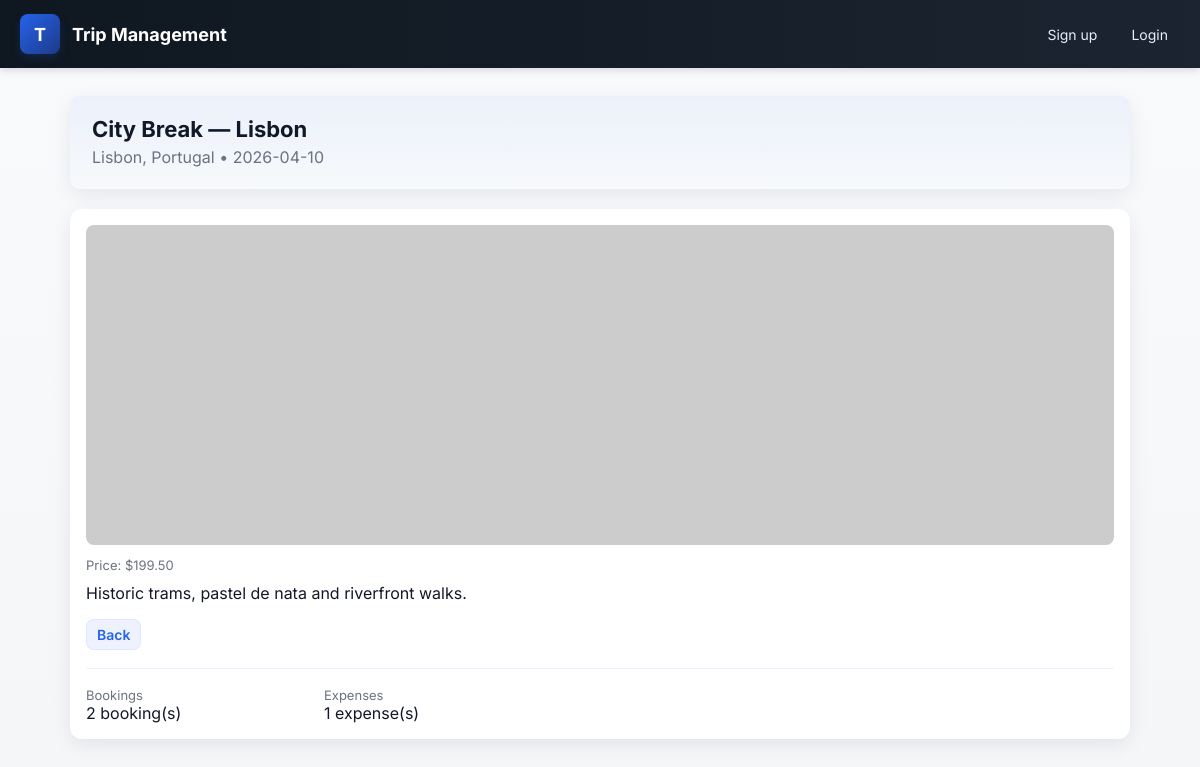
Page /trip/2 on the committed database.
### models.py (models this page shows, shortened)
class BaseRecord:
    """Behaviour/methods common to domain records (example of encapsulation)."""

class Trip(Base, BaseRecord):
    __tablename__ = "trips"
    id = Column(Integer, primary_key=True, index=True)
    title = Column(String(200), nullable=False)
    destination = Column(String(200), nullable=True)
    date = Column(String(50), nullable=True)
    description = Column(Text, nullable=True)
    price = Column(Float, nullable=True)
    bookings = relationship("Booking", back_populates="trip", cascade="all, delete-orphan")
    expenses = relationship("Expense", back_populates="trip", cascade="all, delete-orphan")

### app.py (the view)
@app.route("/trip/<int:id>")
def view_trip(id):
    trip = trip_svc.get(id)
    if not trip:
        flash("Trip not found.")
        return redirect(url_for("index"))
    bookings = booking_svc.list_for_trip(id)
    expenses = expense_svc.list_for_trip(id)
    return render_template("view_trip.html", trip=trip, bookings=bookings, expenses=expenses)

### app.py (called while the page is built)
@app.context_processor
def inject_user():
    user = None
    user_id = session.get("user_id")
    if user_id:
        user = auth_svc.get_user_by_id(user_id)
    return dict(current_user=user, csrf_token=generate_csrf)

### services.py (called while the page is built)
    def get(self, id: int) -> Optional[Trip]:
        return self.db.query(Trip).get(id)

    def list_for_trip(self, trip_id: int) -> List[Booking]:
        return self.db.query(Booking).filter(Booking.trip_id == trip_id).order_by(Booking.created_at.desc()).all()

    def list_for_trip(self, trip_id: int):
        return self.db.query(Expense).filter(Expense.trip_id == trip_id).order_by(Expense.created_at.desc()).all()

### templates/view_trip.html (shortened to what this page needs)
{% extends "base.html" %}
{% block content %}
<section class="hero" style="align-items:flex-end;">
  <div style="flex:1">
    <h1>{{ trip.title }}</h1>
    <p class="muted">{{ trip.destination or '—' }} • {{ trip.date or 'Date TBA' }}</p>
  </div>
</section>
<div class="card">
  <img class="hero-img" src="https://picsum.photos/seed/hero{{ trip.id }}/1200/420" alt="hero photo">
  <div class="meta">Price: {{ trip.price and ('$' ~ ('%.2f'|format(trip.price))) or 'N/A' }}</div>
  <p style="margin-top:8px;">{{ trip.description or 'No description provided.' }}</p>
  <div style="margin-top:12px">
    <a href="{{ url_for('index') }}" class="btn secondary">Back</a>
  </div>
  <hr style="margin:18px 0; border:none; border-top:1px solid #eef2ff;">
  <div style="display:flex; gap:18px; flex-wrap:wrap;">
    <div style="min-width:220px;">
      <div class="small muted">Bookings</div>
      <div>{{ bookings|length }} booking(s)</div>
    </div>
    <div style="min-width:220px;">
      <div class="small muted">Expenses</div>
      <div>{{ expenses|length }} expense(s)</div>
    </div>
  </div>
</div>
{% endblock %}

### static/style.css (style rules this page uses)
:root { --bg: #f4f6f8; --card: #ffffff; --muted: #6b7280; --accent: #2563eb; --danger: #dc2626; --nav: #0f1720; --glass: rgba(255,255,255,0.6); --radius: 10px; --shadow: 0 6px 20px rgba(16,24,40,0.08); --max-width: 1100px; }
* { box-sizing: border-box }
html,body { height:100% }
body { margin: 0; font-family: "Inter", system-ui, -apple-system, "Segoe UI", Roboto, "Helvetica Neue", Arial; background: linear-gradient(180deg,#f8fafc 0%, var(--bg) 100%); color: #111827; -webkit-font-smoothing:antialiased; -moz-osx-font-smoothing:grayscale; }
.hero { background: linear-gradient(180deg, rgba(37,99,235,0.06), transparent); border-radius: var(--radius); padding: 22px; margin: 20px 0; display:flex; gap:20px; align-items:center; box-shadow: var(--shadow); }
.hero h1 { margin:0; font-size:22px; line-height:1.05; }
.hero p { margin:6px 0 0; color:var(--muted) }
.card .hero-img { width:100%; height:320px; object-fit:cover; border-radius:8px; margin-bottom:12px; display:block; }
.card { background: var(--card); border-radius: 12px; padding: 16px; box-shadow: var(--shadow); transition: transform .12s, box-shadow .12s; overflow:hidden; }
.card .meta { color:var(--muted); font-size:13px; margin-bottom:10px; }
.btn { display:inline-block; padding:8px 14px; background:var(--accent); color:white; border-radius:8px; text-decoration:none; font-weight:600; font-size:14px; border: none; cursor: pointer; }
.btn.secondary { background: #eef2ff; color:var(--accent); border:1px solid rgba(37,99,235,0.08); padding:6px 10px; border-radius:8px; cursor:pointer; }
.muted { color:var(--muted); }
.small { font-size:13px; color:var(--muted); }

### rows in the picture
Trip: title "City Break — Lisbon", destination "Lisbon, Portugal", date "2026-04-10", price "$199.50", description "Historic trams, pastel de nata and riverfront walks."

### other values in the picture
{{ bookings|length }} "2"
{{ expenses|length }} "1"
